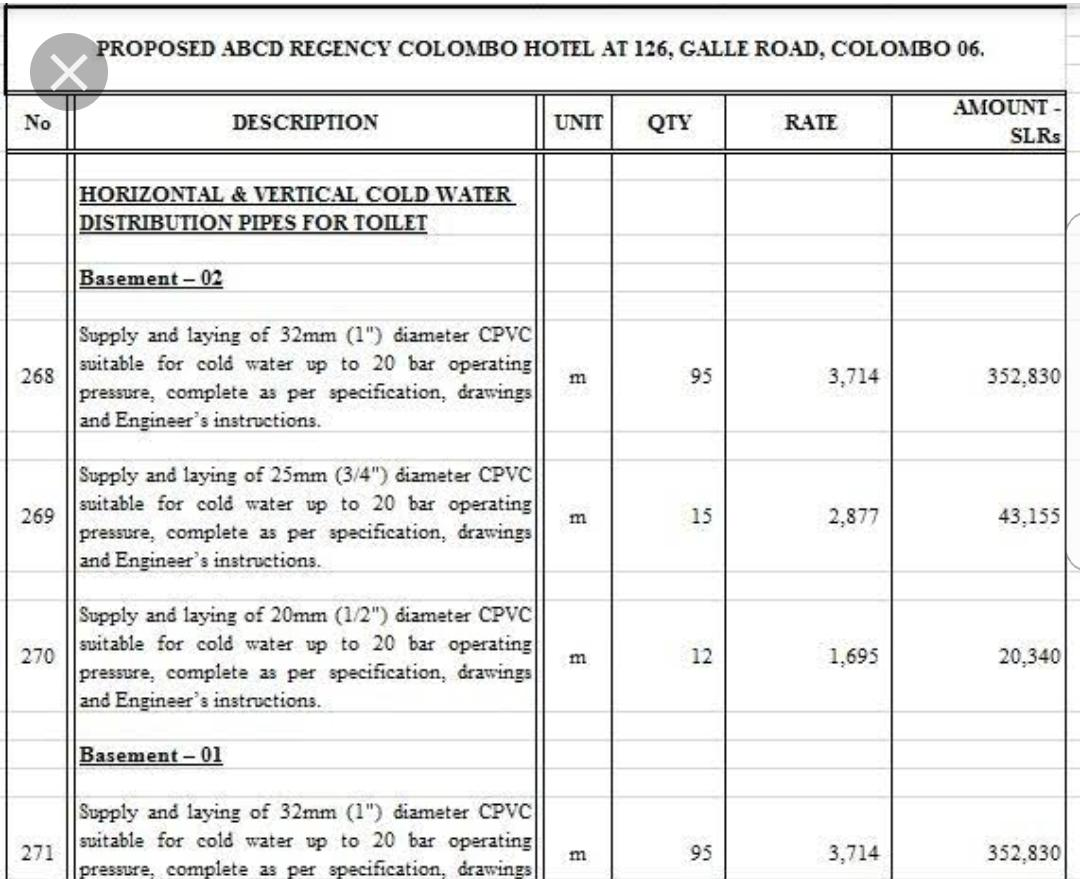
#> input picture OCR/ocr.jpeg, 1080 x 879 px
$ python OCR.py
#> lines starting #> are read from the running program, lines starting #| are printed output that depends on the picture; after the words box and inside, x2 and y2 are one past the last pixel; in counts of white or black regions, pixels touching at a corner belong together
#!/usr/bin/env python3
# -*- coding: utf-8 -*-
"""
Created on Sun May 19 20:29:59 2019

@author: kazzastic
"""
from PIL import Image
import pytesseract as ts
import cv2
import os

ocr = cv2.imread('ocr.jpeg')
#> ocr is the input picture: shape (879, 1080, 3); mean B, G, R 233.3, 233.7, 233.5
ocr_gray = cv2.cvtColor(ocr, cv2.COLOR_BGR2GRAY)
gray = cv2.threshold(ocr_gray, 0, 255, cv2.THRESH_BINARY | cv2.THRESH_OTSU)[1]
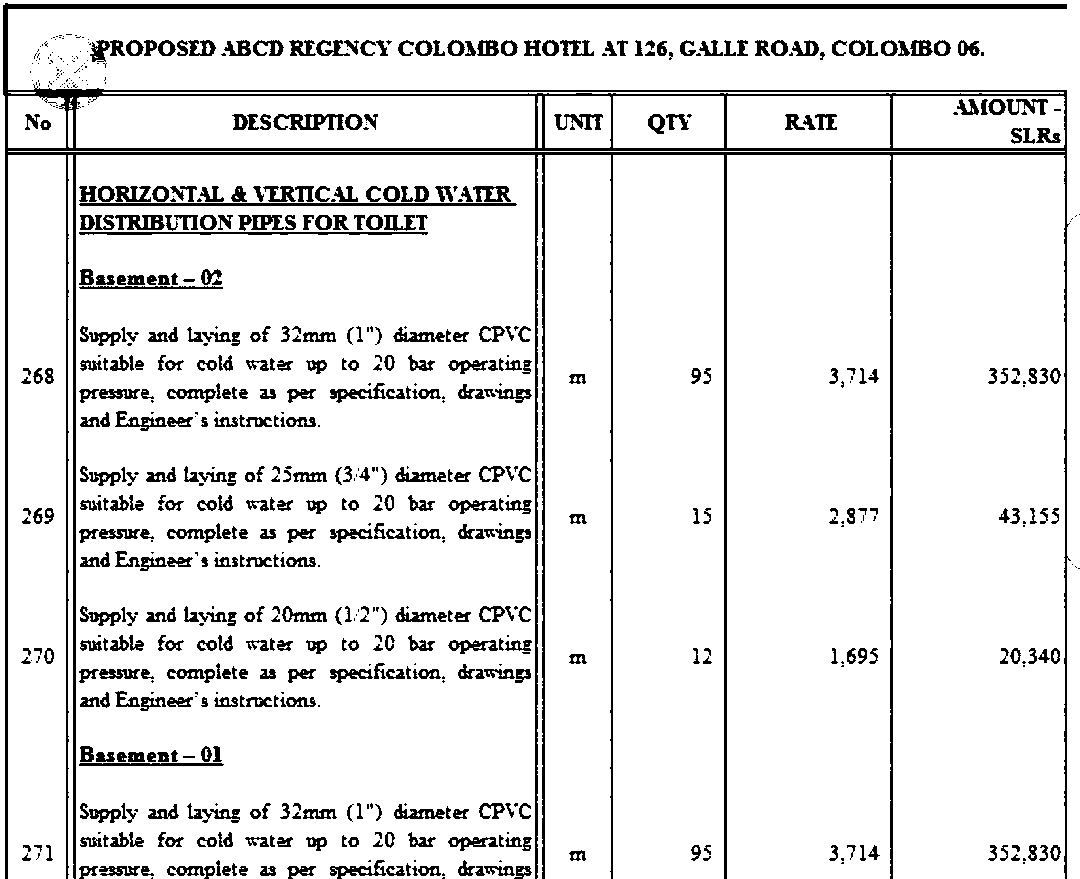
#> gray: shape (879, 1080); 89.9% white; 744 black regions (232 under 20 px), largest, box (x1, y1, x2, y2) and area: (3, 3, 1071, 879) 35368, (79, 203, 517, 206) 1310, (79, 232, 428, 235) 842

file = "{}.png".format(os.getpid())
cv2.imwrite(file, gray)

#> (the run stopped early here; a loop or call above may not have finished)
